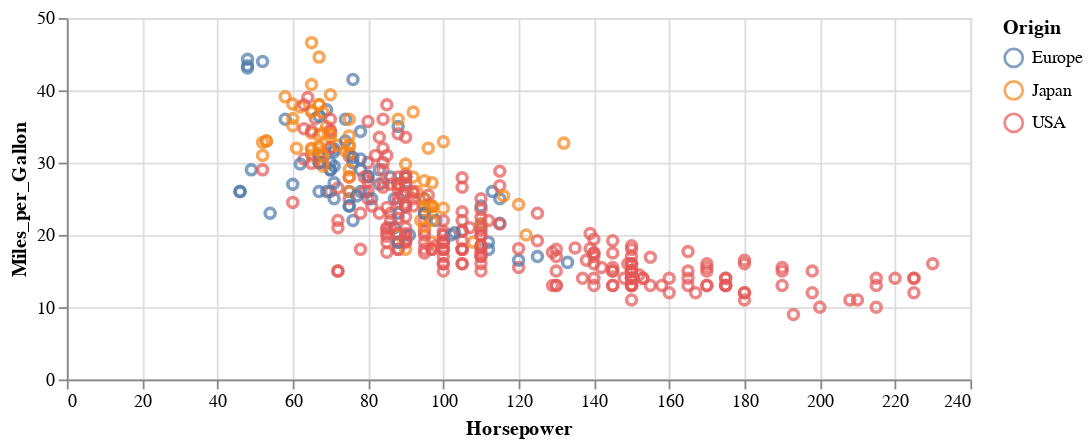

The notebook cell saved with this chart:
### Code cell
alt.Chart(df).mark_point().encode(x='Horsepower', y='Miles_per_Gallon',color='Origin',
                                 tooltip=['Name','Cylinders']).properties(height=200, width=500)

### Figure 1 — Vega-Lite specification as saved in the notebook (floating-point values rounded to 4 significant figures; data arrays with more than 128 entries replaced by an {"elided": "..."} marker saying what was removed)
{"config": {"view": {"continuousWidth": 400, "continuousHeight": 300}}, "data": {"name": "data-f02450ab61490a1363517a0190416235"}, "mark": "point", "encoding": {"color": {"field": "Origin", "type": "nominal"}, "tooltip": [{"field": "Name", "type": "nominal"}, {"field": "Cylinders", "type": "quantitative"}], "x": {"field": "Horsepower", "type": "quantitative"}, "y": {"field": "Miles_per_Gallon", "type": "quantitative"}}, "height": 200, "width": 500, "$schema": "https://vega.github.io/schema/vega-lite/v4.17.0.json", "datasets": {"data-f02450ab61490a1363517a0190416235": {"elided": "406 records"}}}
